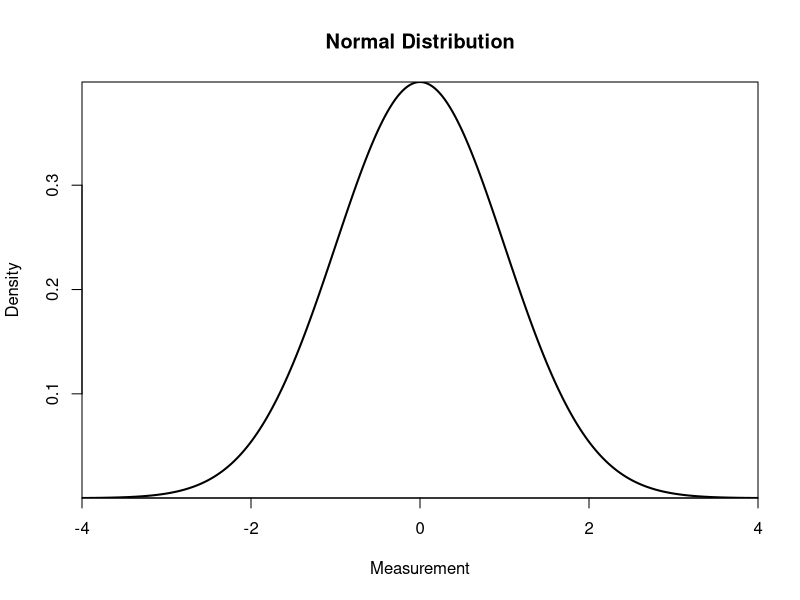
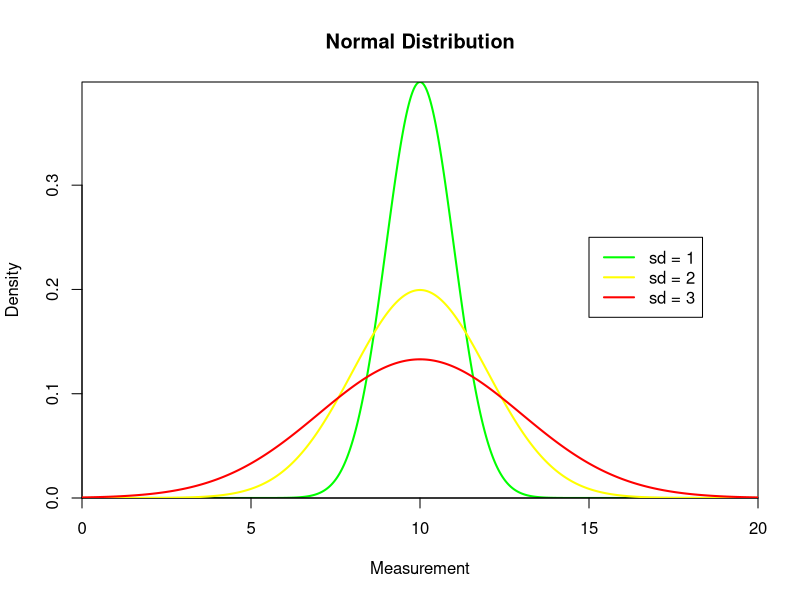
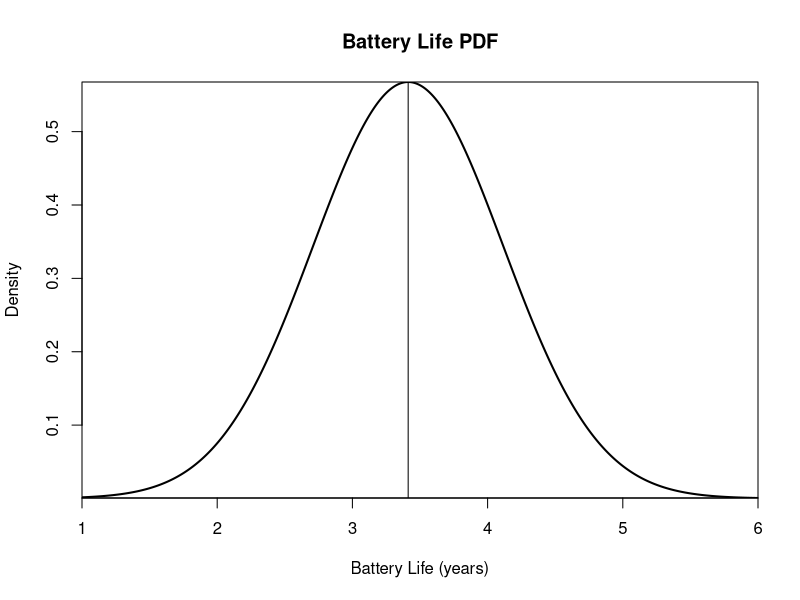
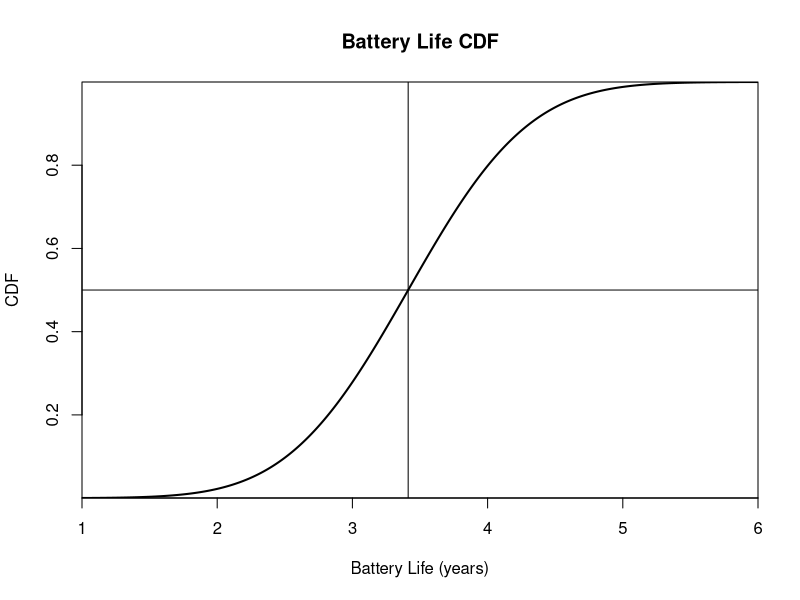

Source code (R) for these figures, in order:
## ---- chunk 1
x <- seq(-4, 4, length = 1000)
y <- dnorm(x, mean = 0, sd = 1)
par(xaxs = "i", yaxs = "i")
plot(x, y, type = "l", lwd = 2, xlab = "Measurement", ylab = "Density", main = "Normal Distribution")
## ---- chunk 2
x <- seq(0, 20, length = 1000)
y1 <- dnorm(x, mean = 10, sd = 1)
y2 <- dnorm(x, mean = 10, sd = 2)
y3 <- dnorm(x, mean = 10, sd = 3)
par(xaxs = "i", yaxs = "i")
plot(x, y1, type = "l", xlab = "Measurement", ylab = "Density", 
     main = "Normal Distribution", col = "green", lwd = 2)
lines(x, y2, col = "yellow", lwd = 2)
lines(x, y3, col = "red", lwd = 2)
legend(15, 0.25, c("sd = 1", "sd = 2", "sd = 3"), lty = c(1, 1 ,1), lwd = c(2, 2, 2), 
       col = c("green", "yellow","red"))
## ---- chunk 3
life <- c(2.2, 4.1, 3.5, 4.5, 3.2, 3.7, 3.0, 2.6,
          3.4, 1.6, 3.1, 3.3, 3.8, 3.1, 4.7, 3.7,
          2.5, 4.3, 3.4, 3.6, 2.9, 3.3, 3.9, 3.1,
          3.3, 3.1, 3.7, 4.4, 3.2, 4.1, 1.9, 3.4,
          4.7, 3.8, 3.2, 2.6, 3.9, 3.0, 4.2, 3.5)
mean(life)
sd(life)
## ---- chunk 4
x <- seq(1, 6, length = 1000)
y <- dnorm(x, mean = mean(life), sd = sd(life))
par(xaxs = "i", yaxs = "i")
plot(x, y, type = "l", lwd = 2, xlab = "Battery Life (years)", ylab = "Density", 
     main = "Battery Life PDF")
abline(v = mean(life))
## ---- chunk 5
x <- seq(1, 6, length = 1000)
y <- pnorm(x, mean = mean(life), sd = sd(life))
par(xaxs = "i", yaxs = "i")
plot(x, y, type = "l", lwd = 2, xlab = "Battery Life (years)", ylab = "CDF", 
     main = "Battery Life CDF")
abline(v = mean(life))
abline(h = 0.5)
